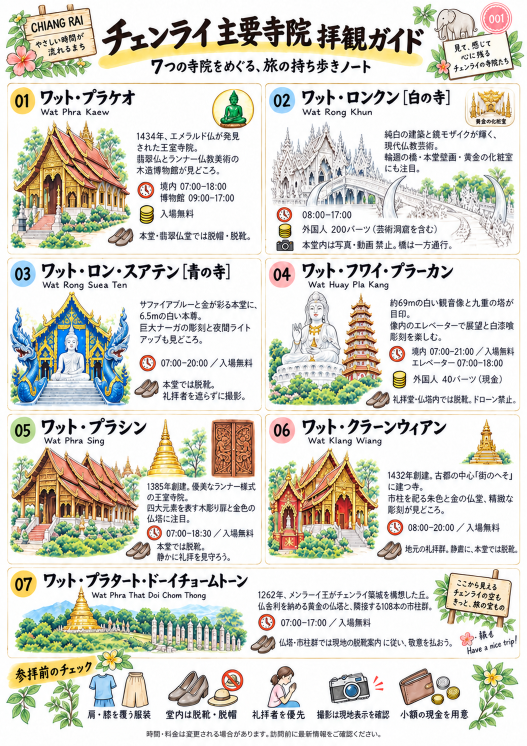
#> input picture mini-PDF/img2/001-a4-portrait-white.png, 1054 x 1492 px (shown at 1/2 size); its folder holds only this picture in this run
$ python build_thumbnails.py
#> lines starting #> are read from the running program, lines starting #| are printed output that depends on the picture
"""Build lightweight portal previews; originals and detail pages are untouched."""
from pathlib import Path
from PIL import Image, ImageOps

BASE = Path(__file__).resolve().parent
DEST = BASE / 'WEB' / 'thumbnails'

def main():
    DEST.mkdir(exist_ok=True)
    original_bytes = preview_bytes = 0
    for number in range(1, 51):
        name = f'{number:03}'
        source = BASE / 'img2' / f'{name}-a4-portrait-white.png'
        target = DEST / f'{name}.webp'
        with Image.open(source) as opened:
#> opened is the input picture: PIL image 1054x1492 RGB; mean R, G, B 215.1, 213.4, 203.8
            im = ImageOps.exif_transpose(opened).convert('RGB')
            im.thumbnail((480, 720), Image.Resampling.LANCZOS)
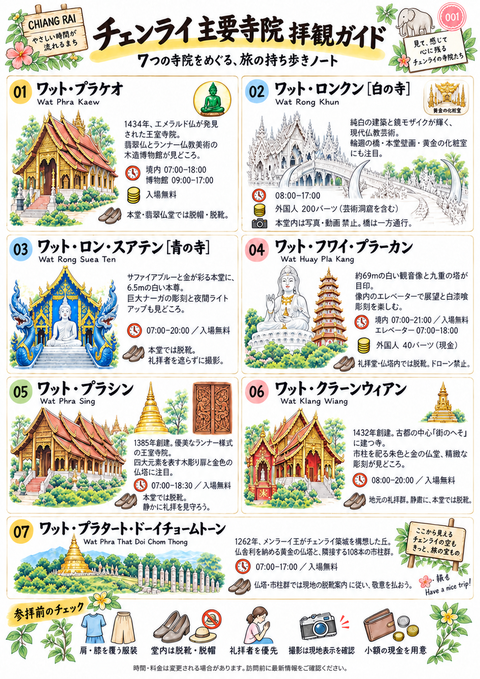
#> im: PIL image 480x679 RGB; mean R, G, B 214.8, 213.1, 203.5
            im.save(target, 'WEBP', quality=76, method=6)
        original_bytes += source.stat().st_size
#> (the run stopped early here; a loop or call above may not have finished)
